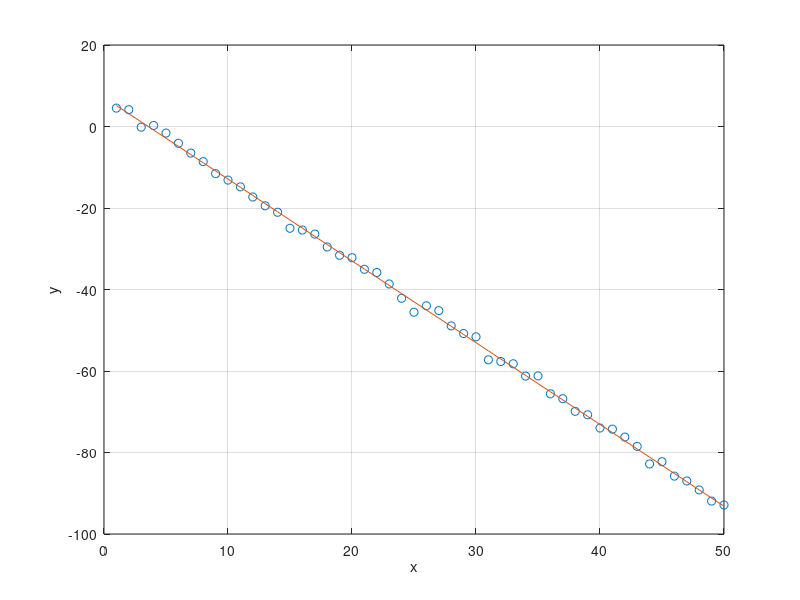

Write the MATLAB code that produced this figure.
clear all
close all
clc
% variables
num_elements=50;
a=-2;
b=5;
c=7;
x=1:1:num_elements;
y=a*x+randn(1,num_elements);
y=y+c;

Y=y';
X=x';

X=[ones(size(X)) X];
% multiple linear regression
B1=regress(Y,X);  
ye1=B1'*X';

figure(1)

plot(x, y, 'o');grid on;hold on;
plot(x, ye1);
xlabel('x');
ylabel('y');